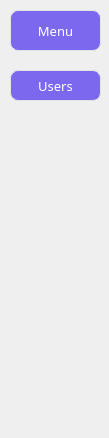
    <widget class="QWidget" name="scrollAreaWidgetContents_2">
     <property name="geometry">
      <rect>
       <x>0</x>
       <y>0</y>
       <width>109</width>
       <height>438</height>
      </rect>
     </property>
     <widget class="QPushButton" name="menu_close_button">
      <property name="geometry">
       <rect>
        <x>10</x>
        <y>10</y>
        <width>91</width>
        <height>41</height>
       </rect>
      </property>
      <property name="font">
       <font>
        <family>Roboto Mono</family>
        <pointsize>10</pointsize>
       </font>
      </property>
      <property name="styleSheet">
       <string notr="true">border-radius: 8px;
border: 1px solid #e0e4e7;
color: #FFFFFF;
background-color: #7B68EE;</string>
      </property>
      <property name="text">
       <string>Menu</string>
      </property>
      <property name="icon">
       <iconset resource="res.qrc">
        <normaloff>:/icons/Icons/mercury.png</normaloff>:/icons/Icons/mercury.png</iconset>
      </property>
      <property name="iconSize">
       <size>
        <width>40</width>
        <height>40</height>
       </size>
      </property>
     </widget>
     <widget class="QPushButton" name="online_clients_open_button">
      <property name="geometry">
       <rect>
        <x>10</x>
        <y>70</y>
        <width>91</width>
        <height>31</height>
       </rect>
      </property>
      <property name="font">
       <font>
        <family>Roboto Mono</family>
        <pointsize>10</pointsize>
       </font>
      </property>
      <property name="styleSheet">
       <string notr="true">border-radius: 8px;
border: 1px solid #e0e4e7;
padding: 5px 15px;
color: #FFFFFF;
background-color: #7B68EE;</string>
      </property>
      <property name="text">
       <string>Users</string>
      </property>
      <property name="icon">
       <iconset resource="res.qrc">
        <normaloff>:/icons/Icons/alien.png</normaloff>:/icons/Icons/alien.png</iconset>
      </property>
      <property name="iconSize">
       <size>
        <width>20</width>
        <height>20</height>
       </size>
      </property>
     </widget>
     <widget class="QLabel" name="label">
      <property name="geometry">
       <rect>
        <x>10</x>
        <y>340</y>
        <width>91</width>
        <height>91</height>
       </rect>
      </property>
      <property name="styleSheet">
       <string notr="true">background-color: transparent;
border-right: 0px;</string>
      </property>
      <property name="text">
       <string/>
      </property>
      <property name="pixmap">
       <pixmap resource="res.qrc">:/icons/Icons/astronaut.png</pixmap>
      </property>
      <property name="scaledContents">
       <bool>true</bool>
      </property>
     </widget>
     <widget class="QLabel" name="label_6">
      <property name="geometry">
       <rect>
        <x>-40</x>
        <y>420</y>
        <width>191</width>
        <height>31</height>
       </rect>
      </property>
      <property name="styleSheet">
       <string notr="true">background-color: transparent;
border-right: 0px;</string>
      </property>
      <property name="text">
       <string/>
      </property>
      <property name="pixmap">
       <pixmap resource="res.qrc">:/icons/Icons/neptune.png</pixmap>
      </property>
      <property name="scaledContents">
       <bool>true</bool>
      </property>
     </widget>
     <widget class="QLabel" name="label_7">
      <property name="geometry">
       <rect>
        <x>10</x>
        <y>310</y>
        <width>41</width>
        <height>41</height>
       </rect>
      </property>
      <property name="styleSheet">
       <string notr="true">background-color: transparent;
border-right: 0px;</string>
      </property>
      <property name="text">
       <string/>
      </property>
      <property name="pixmap">
       <pixmap resource="res.qrc">:/icons/Icons/planet.png</pixmap>
      </property>
      <property name="scaledContents">
       <bool>true</bool>
      </property>
     </widget>
     <widget class="QLabel" name="label_8">
      <property name="geometry">
       <rect>
        <x>60</x>
        <y>330</y>
        <width>41</width>
        <height>41</height>
       </rect>
      </property>
      <property name="styleSheet">
       <string notr="true">background-color: transparent;
border-right: 0px;</string>
      </property>
      <property name="text">
       <string/>
      </property>
      <property name="pixmap">
       <pixmap resource="res.qrc">:/icons/Icons/orbit.png</pixmap>
      </property>
      <property name="scaledContents">
       <bool>true</bool>
      </property>
     </widget>
     <widget class="QLabel" name="label_10">
      <property name="geometry">
       <rect>
        <x>50</x>
        <y>280</y>
        <width>41</width>
        <height>41</height>
       </rect>
      </property>
      <property name="styleSheet">
       <string notr="true">background-color: transparent;
border-right: 0px;</string>
      </property>
      <property name="text">
       <string/>
      </property>
      <property name="pixmap">
       <pixmap resource="res.qrc">:/icons/Icons/planet (1).png</pixmap>
      </property>
      <property name="scaledContents">
       <bool>true</bool>
      </property>
     </widget>
     <widget class="QLabel" name="label_11">
      <property name="geometry">
       <rect>
        <x>10</x>
        <y>250</y>
        <width>41</width>
        <height>41</height>
       </rect>
      </property>
      <property name="styleSheet">
       <string notr="true">background-color: transparent;
border-right: 0px;</string>
      </property>
      <property name="text">
       <string/>
      </property>
      <property name="pixmap">
       <pixmap resource="res.qrc">:/icons/Icons/galaxy.png</pixmap>
      </property>
      <property name="scaledContents">
       <bool>true</bool>
      </property>
     </widget>
     <widget class="QLabel" name="label_12">
      <property name="geometry">
       <rect>
        <x>40</x>
        <y>240</y>
        <width>41</width>
        <height>41</height>
       </rect>
      </property>
      <property name="styleSheet">
       <string notr="true">background-color: transparent;
border-right: 0px;</string>
      </property>
      <property name="text">
       <string/>
      </property>
      <property name="pixmap">
       <pixmap resource="res.qrc">:/icons/Icons/satellite.png</pixmap>
      </property>
      <property name="scaledContents">
       <bool>true</bool>
      </property>
     </widget>
     <zorder>label_8</zorder>
     <zorder>menu_close_button</zorder>
     <zorder>online_clients_open_button</zorder>
     <zorder>label_6</zorder>
     <zorder>label</zorder>
     <zorder>label_7</zorder>
     <zorder>label_10</zorder>
     <zorder>label_11</zorder>
     <zorder>label_12</zorder>
    </widget>
